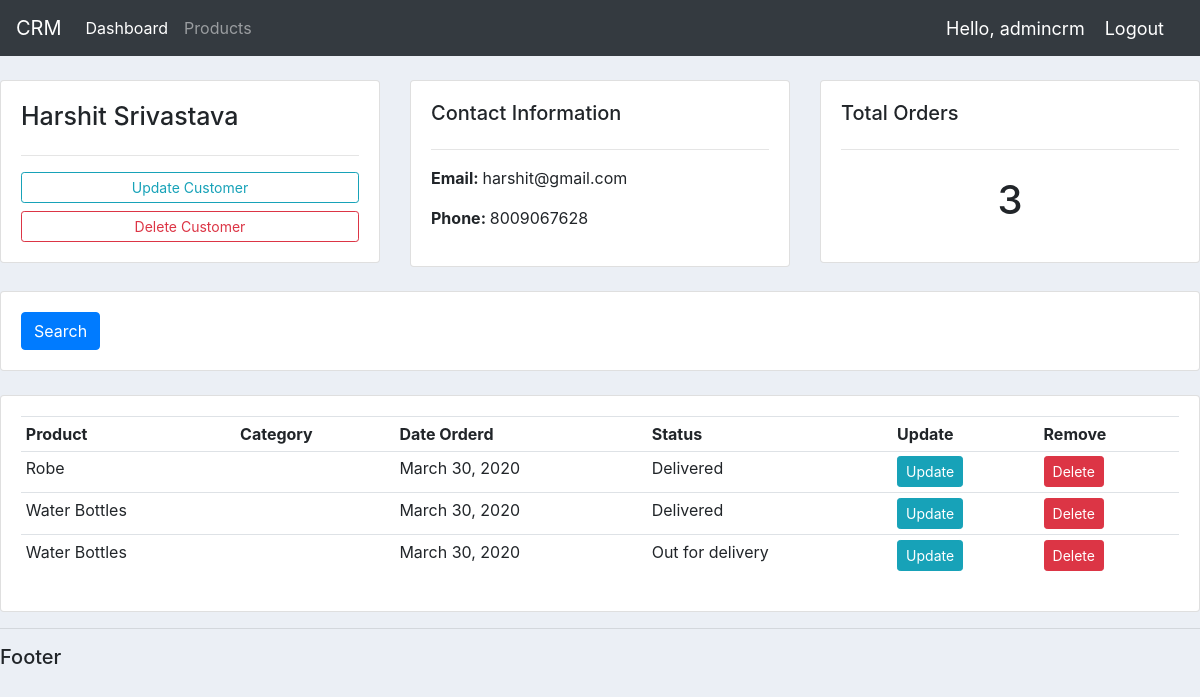
The app's page /customers/1/ (signed in) with its own data.
### accounts/models.py (models this page shows, shortened)
class Customer(models.Model):
    user = models.OneToOneField(User, null=True, on_delete=models.CASCADE)
    name = models.CharField(max_length=200, null=True)
    phone = models.CharField(max_length=200, null=True)
    email = models.CharField(max_length=200, null=True)
    profile_pic = models.ImageField(default = "default-profile.png", null=True, blank=True)
    date_created = models.DateField(auto_now_add=True, null=True)

class Order(models.Model):
    customer = models.ForeignKey(Customer, null=True, on_delete=models.SET_NULL)
    product = models.ForeignKey(Product,  null=True, on_delete=models.SET_NULL)
    date_created = models.DateField(auto_now_add=True, null=True)
    STATUS = (
        ('Pending', 'Pending'),
        ('Out for delivery','Out for delivery'),
        ('Delivered','Delivered')
    )
    status = models.CharField(max_length=200, null=True, choices=STATUS)

class Product(models.Model):
    CATEGORY = (
        ('Indoor','Indoor'),
        ('Outdoor', 'Outdoor'),
    )
    name = models.CharField(max_length=200, null=True)
    category = models.CharField(max_length=200, null=True, choices=CATEGORY)
    description = models.CharField(max_length=200, null=True)
    price = models.FloatField(null=True)
    date_created = models.DateField(auto_now_add=True, null=True)
    tags = models.ManyToManyField(Tag)
    def __str__(self):
        return self.name

### accounts/decorators.py (the view)
        def wrapper_func(request, *args, **kwargs):
            group = None
            if request.user.groups.exists():
                group = request.user.groups.all()[0].name
                if group in allowed_roles:
                    return view_func(request, *args, **kwargs)
                else:
                    return HttpResponse('You are not authorized')

### accounts/views.py (called while the page is built)
@login_required(login_url='login')
@allowed_users(allowed_roles= ALLOWED_ROLES)
def customers(request, cust_id):
    customer = Customer.objects.get(id = cust_id)
    cust_orders = customer.order_set.all()
    order_count = cust_orders.count()
    context_customer = {
        "customer":customer,
        "cust_orders":cust_orders,
        "order_count":order_count,
    }
    return render(request, 'accounts/customers.html', context = context_customer)

### accounts/templates/accounts/customers.html
{%  extends 'accounts/main.html' %}
{% block content %}
	<br>
<div class="row">
	<div class="col-md">
		<div class="card card-body">
			<h5 style="font-size:25px;font-style: bold;">{{customer.name}}</h5>
			<hr>
			<a class="btn btn-outline-info  btn-sm btn-block" href="{% url 'update_customer' customer.id %}">Update Customer</a>
			<a class="btn btn-outline-danger  btn-sm btn-block" href="">Delete Customer</a>
		</div>
	</div>
	<div class="col-md">
		<div class="card card-body">
			<h5>Contact Information</h5>
			<hr>
			<p><strong>Email: </strong>{{customer.email}}</p>
			<p><strong>Phone: </strong>{{customer.phone}}</p>
		</div>
	</div>
	<div class="col-md">
		<div class="card card-body">
			<h5>Total Orders</h5>
			<hr>
			<h1 style="text-align: center;padding: 10px">{{order_count}}</h1>
		</div>
	</div>
</div>
<br>
<div class="row">
	<div class="col">
		<div class="card card-body">
			<form method="get">
		    <button class="btn btn-primary" type="submit">Search</button>
		  </form>
		</div>
	</div>
</div>
<br>
<div class="row">
	<div class="col-md">
		<div class="card card-body">
			<table class="table table-sm">
				<tr>
					<th>Product</th>
					<th>Category</th>
					<th>Date Orderd</th>
					<th>Status</th>
					<th>Update</th>
					<th>Remove</th>
				</tr>
				{% for order in cust_orders %}
				<tr>
					<td>{{order.product}}</td>
					<td>{{order.category}}</td>
					<td>{{order.date_created}}</td>
					<td>{{order.status}}</td>
					<td><a class ="btn btn-sm btn-info" href="{% url 'update_order' order.id %}">Update</a></td>
					<td><a class ="btn btn-sm btn-danger" href="{% url 'delete_order' order.id %}">Delete</a></td>
				</tr>
				{% endfor %}
			</table>
		</div>
	</div>
</div>
{% endblock %}

### accounts/templates/accounts/navbar.html (shortened to what this page needs)
{% load static %}
<nav class="navbar navbar-expand-lg navbar-dark bg-dark">
    <a class="navbar-brand" href="{% url 'home' %}">CRM</a>
    <div class="collapse navbar-collapse" id="navbarNav">
      <ul class="navbar-nav">
        {% if request.user.is_staff %}
        <li class="nav-item active">
          <a class="nav-link" href="{% url 'home' %}">Dashboard</a>
        </li>
        <li class="nav-item">
          <a class="nav-link" href="{% url 'prod' %}">Products</a>
        </li>
        {% else %}
        <li class="nav-item">
          <a class="nav-link" href="{% url 'account' %}">Settings</a>
        </li>
        {% endif %}
      </ul>
    </div>
    <span class="hello-msg">Hello, {{request.user}} </span>
    <span ><a class="hello-msg" href="{% url 'logout' %}">Logout</a></span>
  </nav>

### accounts/templates/accounts/main.html (style rules this page uses)
body { background-color: #ebeff5; }

### accounts/templates/accounts/navbar.html (style rules this page uses)
.hello-msg { font-size: 18px; color: #FFF; margin-right: 20px; }

### records on screen
Customer: name "Harshit Srivastava", email "harshit@gmail.com", phone "8009067628"
Order: product "Robe", date_created "March 30, 2020", status "Delivered"
Order: product "Water Bottles", date_created "March 30, 2020", status "Delivered"
Order: product "Water Bottles", date_created "March 30, 2020", status "Out for delivery"

### other values on screen
{{ request.user }} "admincrm"
{{ order_count }} "3"
